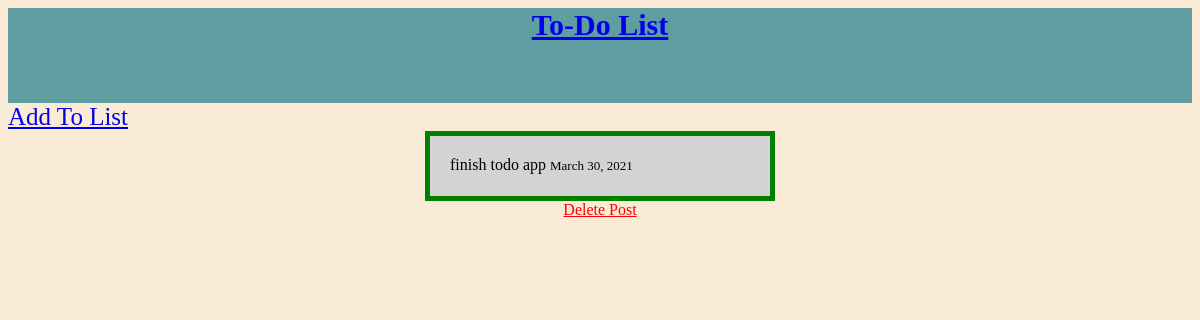
The app's page /, older data.
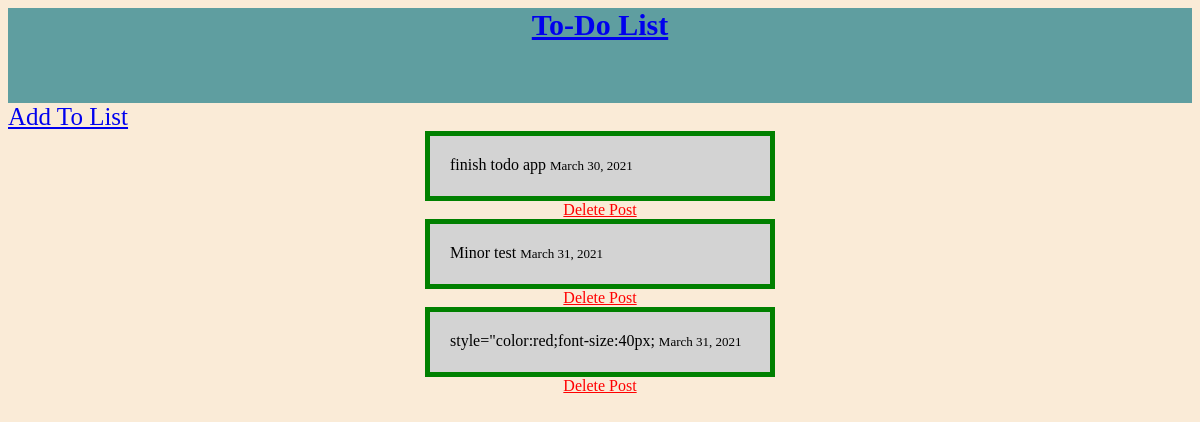
The same page, newer data.
### list/models.py (models this page shows, shortened)
class List(models.Model):
    title = models.CharField(max_length=250, default='')
    date_created = models.DateField(auto_now_add=True, null=True, blank=True)

### list/views.py (the view)
# urls.py: path('', HomePageView.as_view(), name='home'),
class HomePageView(ListView):
    model = List
    context_object_name = 'all_posts_list'
    template_name = 'home.html'

### templates/home.html
{% extends 'base.html' %}
{% block content %}
   <span class="navigation" xmlns="http://www.w3.org/1999/html">
     <nav>
        <a href="{% url 'post_new' %}">Add To List</a>
     </nav>
   </span>
 {% for list in all_posts_list %}
 <div class="content">
     {{ list.title }}
     <font size="2">{{list.date_created}}</font>
 </div>
 <div class="delete">
  <a href="{% url 'delete' list.id %}">Delete Post</a><br>
 </div>
 {% endfor %}
 {% endblock content %}

### templates/base.html
     {% load static %}
     <link href="{% static 'css/base.css' %}" rel="stylesheet">
    <html>
      <body>
        <header>
           <h1><a href="{% url 'home' %}">To-Do List</a></h1>
        </header>
      <div>
         {% block content %}
         {% endblock content %}
      </div>
     </body>
    </html>

### static/css/base.css (style rules this page uses)
body { background: #FAEBD7 ; }
header { background: #5F9EA0; height:95px; font-size: 15px; text-align: center; }
.navigation { list-style-type: none; text-align: left; padding: 0; margin: 0; font-size: 25px; }
.content { background-color: lightgrey; width: 300px; border: 5px solid green; padding: 20px; margin: auto; text-align: left; height:20px; overflow: hidden; }
.delete { margin: 0; padding: 0; text-align:center; }
.delete a { color: red; }

Row changes from the older to the newer data that the page shows:
added List: title "Minor test", date_created "March 31, 2021"
added List: title "style=\"color:red;font-size:40px;", date_created "March 31, 2021"
